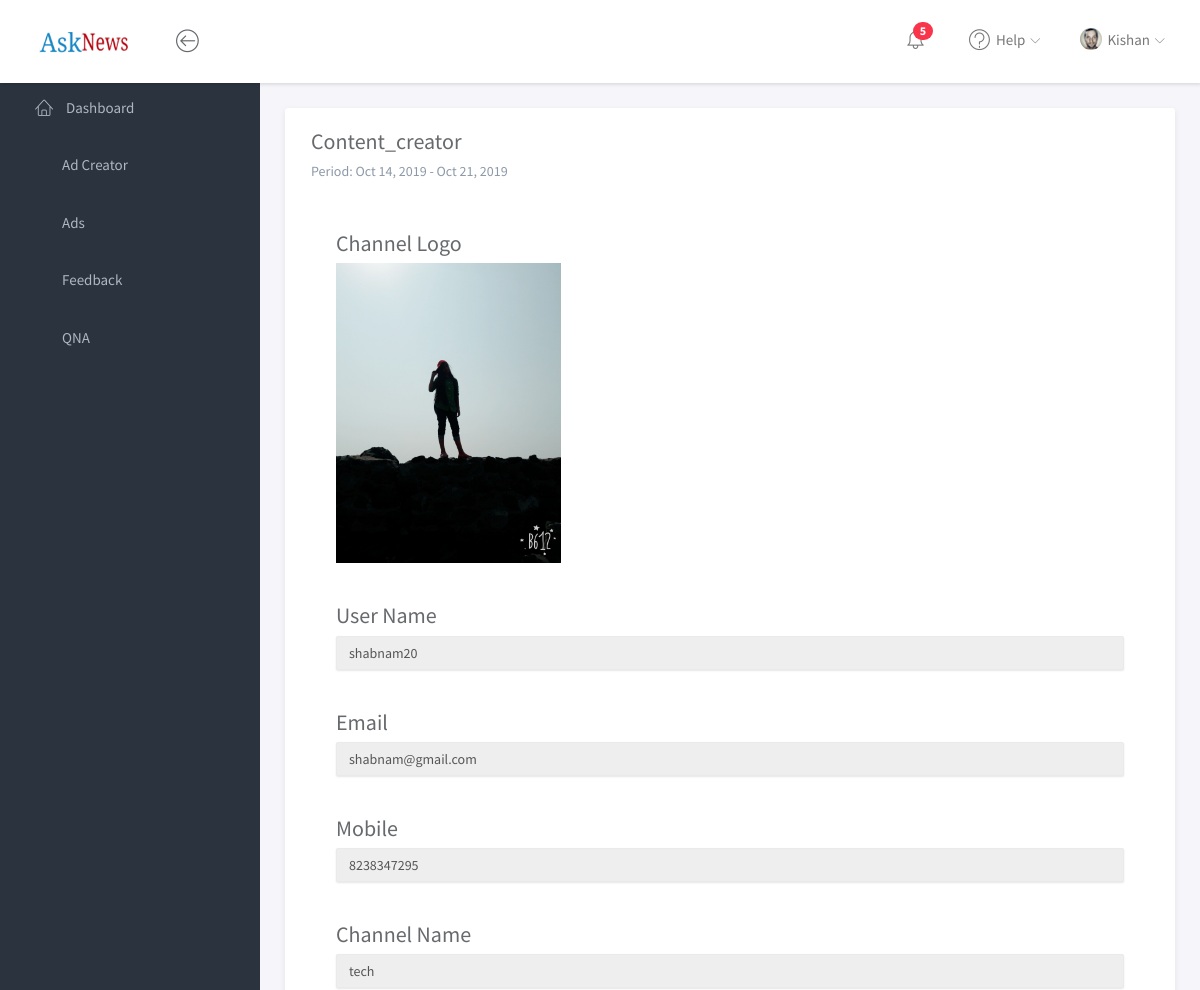
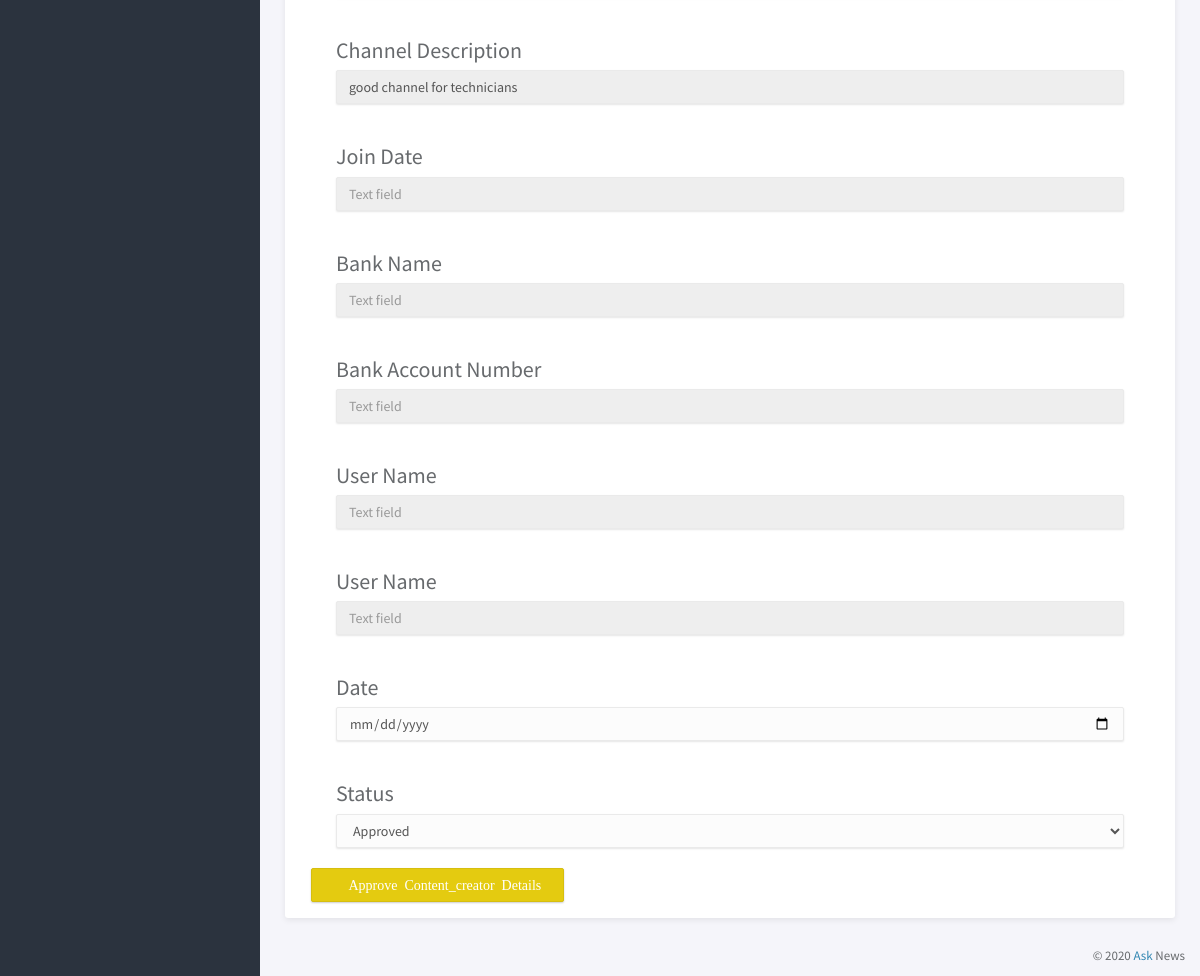
The app's page /Sub_Admin/content_creator.php?edit=1 (signed in) with its own data (2 pictures, top to bottom).
### tables this page shows
CREATE TABLE `tbl_module_user` (
  `id` int(5) NOT NULL,
  `user_name` varchar(30) NOT NULL,
  `image` varchar(30) NOT NULL,
  `first_name` varchar(30) NOT NULL,
  `last_name` varchar(30) NOT NULL,
  `email` varchar(50) NOT NULL,
  `password` text NOT NULL,
  `date` timestamp NOT NULL DEFAULT CURRENT_TIMESTAMP ON UPDATE CURRENT_TIMESTAMP,
  `status` tinyint(1) NOT NULL DEFAULT '1',
  `role` tinyint(1) NOT NULL DEFAULT '1'
);

CREATE TABLE `tbl_content_creator` (
  `id` int(10) NOT NULL,
  `username` varchar(20) NOT NULL,
  `email` varchar(20) NOT NULL,
  `mobile` bigint(10) NOT NULL,
  `password` varchar(50) NOT NULL,
  `ChannelName` varchar(20) NOT NULL,
  `ChannelDescription` varchar(200) NOT NULL,
  `AccountApproval` tinyint(1) NOT NULL DEFAULT '0',
  `Status` tinyint(1) NOT NULL DEFAULT '1',
  `channel_logo` varchar(20) NOT NULL,
  `DateTime` timestamp NOT NULL DEFAULT CURRENT_TIMESTAMP,
  `Monetization` tinyint(4) NOT NULL DEFAULT '0',
  `join_date` varchar(10) NOT NULL,
  `privacy` tinyint(1) NOT NULL,
  `bank_name` varchar(20) NOT NULL,
  `account_holder_name` varchar(30) NOT NULL,
  `bank_account_number` varchar(20) NOT NULL,
  `ifsc_code` varchar(11) NOT NULL,
  `earnings` decimal(12,2) NOT NULL,
  `life_time_withdraw_amt` decimal(12,2) NOT NULL,
  `index_point` int(3) NOT NULL
);

### Sub_Admin/engine/engine.php (called while the page is built, shortened)
<?php
  $sql="SELECT * FROM `tbl_module_user` WHERE `user_name`='$ses' ";
  $qry=mysqli_query($con,$sql);
  $data=mysqli_fetch_array($qry);
if(isset($_GET['edit'])){
	$id1=$_GET['edit'];
	$sql="SELECT * FROM tbl_$type WHERE id='$id1'";
	$query=mysqli_query($con,$sql);
  $editData=mysqli_fetch_assoc($query);
  }
?>

### Sub_Admin/Manager/content_creator/form.php (the view, shortened to what this page needs)
<form method="post" action="<?php echo $_SERVER['PHP_SELF'];?>">
<div class="panel-heading">
	<h3 class="panel-title">Channel Logo</h3>
	<img style="width:300; height:300px;" src="<?php echo isset($editData)?'../Content_Creator/img/'.$editData['channel_logo']:"";?>" disabled>
</div>
<div class="panel-heading">
	<h3 class="panel-title">User Name</h3>
	<input type="text" class="form-control" id="title" name="not" placeholder="Text field" value="<?php echo isset($editData)?$editData['username']:"";?>" disabled>
</div>
<div class="panel-heading">
	<h3 class="panel-title">Email</h3>
	<input type="text" class="form-control" id="title" name="not" placeholder="Text field" value="<?php echo isset($editData)?$editData['email']:"";?>" disabled>
</div>
<div class="panel-heading">
	<h3 class="panel-title">Mobile</h3>
	<input type="text" class="form-control" id="title" name="not" placeholder="Text field" value="<?php echo isset($editData)?$editData['mobile']:"";?>" disabled>
</div>
<div class="panel-heading">
	<h3 class="panel-title">Channel Name</h3>
	<input type="text" class="form-control" id="title" name="not" placeholder="Text field" value="<?php echo isset($editData)?$editData['ChannelName']:"";?>" disabled>
</div>
<div class="panel-heading">
	<h3 class="panel-title">Channel Description</h3>
	<input type="text" class="form-control" id="title" name="not" placeholder="Text field" value="<?php echo isset($editData)?$editData['ChannelDescription']:"";?>" disabled>
</div>
<div class="panel-heading">
	<h3 class="panel-title">Join Date</h3>
	<input type="text" class="form-control" id="title" name="not" placeholder="Text field" value="<?php echo isset($editData)?$editData['join_date']:"";?>" disabled>
</div>
<div class="panel-heading">
	<h3 class="panel-title">Bank Name</h3>
	<input type="text" class="form-control" id="title" name="not" placeholder="Text field" value="<?php echo isset($editData)?$editData['bank_name']:"";?>" disabled>
</div>
<div class="panel-heading">
	<h3 class="panel-title">Bank Account Number</h3>
	<input type="text" class="form-control" id="title" name="not" placeholder="Text field" value="<?php echo isset($editData)?$editData['bank_account_number']:"";?>" disabled>
</div>
<div class="panel-heading">
	<h3 class="panel-title">User Name</h3>
	<input type="text" class="form-control" id="title" name="not" placeholder="Text field" value="<?php echo isset($editData)?$editData['account_holder_name']:"";?>" disabled>
</div>
<div class="panel-heading">
	<h3 class="panel-title">User Name</h3>
	<input type="text" class="form-control" id="title" name="not" placeholder="Text field" value="<?php echo isset($editData)?$editData['ifsc_code']:"";?>" disabled>
</div>
<div class="panel-heading">
	<h3 class="panel-title">Date</h3>
	<input type="date" class="form-control" id="date" name="dat" placeholder="Text field" value="<?php echo isset($editData)?$editData['c_date']:"";?>">
</div>
<div class="panel-heading">
	<h3 class="panel-title">Status</h3>
	<select class="form-control" name="status">
	<?php
		$inactive='';
		if(isset($editData)){
			if(!$editData['status']){
		$inactive='selected="selected"';
				}
			}
		?>
										<option value="0" <?php echo $inactive; ?>>Approved</option>
									</select>
</div>
<?php
    if(isset($editData)){
	?>
	<button type="submit" class="btn btn-warning" name="u_<?php echo $type;?>"><i class="fa fa-plus-square"> Approve &nbsp;<?php echo ucfirst($type);?> &nbsp;Details</i></button>
      <?php
	}else{
	  ?>
<button type="submit" class="btn btn-success" name="c_<?php echo $type;?>"><i class="fa fa-plus-square"> Create <?php echo ucfirst($type);?></i></button>
<?php
	}
	  ?>
</form>

### Sub_Admin/Includes/header.php (shortened to what this page needs)
<?php
include "../Super_Admin/includes/dbconfig.php";
$ses="";
	if(isset($_SESSION['newAdSub-AdminLogin'])||isset($_SESSION['newNewsSub-AdminLogin'])){
	if(isset($_SESSION['newAdSub-AdminLogin'])){
		$ses=$_SESSION['newAdSub-AdminLogin'];
	}else{
		$ses=$_SESSION['newNewsSub-AdminLogin'];
	}
    }
    else{
        header ("location: login.php");
    }
	include "engine/engine.php";
?>
<!doctype html>
<html lang="en">
<head>
	<link rel="stylesheet" href="assets/vendor/bootstrap/css/bootstrap.min.css">
	<link rel="stylesheet" href="assets/vendor/font-awesome/css/font-awesome.min.css">
	<link rel="stylesheet" href="assets/vendor/linearicons/style.css">
	<link rel="stylesheet" href="assets/vendor/toastr/toastr.min.css">
	<link rel="stylesheet" href="assets/css/main.css">
	<link rel="stylesheet" href="assets/css/demo.css">
</head>
<body>
	<div id="wrapper">
		<nav class="navbar navbar-default navbar-fixed-top">
			<div class="brand" >
				<a href="index.html"><img src="assets/img/logo-dark.png" style="height:21px;width:90px;"  ></a>
			</div>
			<div class="container-fluid">
				<div class="navbar-btn">
					<button type="button" class="btn-toggle-fullwidth"><i class="lnr lnr-arrow-left-circle"></i></button>
				</div>
				<div id="navbar-menu">
					<ul class="nav navbar-nav navbar-right">
						<li class="dropdown">
							<a href="#" class="dropdown-toggle icon-menu" data-toggle="dropdown">
								<i class="lnr lnr-alarm"></i>
								<span class="badge bg-danger">5</span>
							</a>
						</li>
						<li class="dropdown">
							<a href="#" class="dropdown-toggle" data-toggle="dropdown"><i class="lnr lnr-question-circle"></i> <span>Help</span> <i class="icon-submenu lnr lnr-chevron-down"></i></a>
						</li>
						<li class="dropdown">
							<a href="#" class="dropdown-toggle" data-toggle="dropdown"><img src="assets/img/user.png" class="img-circle" alt="Avatar"> <span><?php echo $data['user_name'];?></span> <i class="icon-submenu lnr lnr-chevron-down"></i></a>
						</li>
					</ul>
				</div>
			</div>
		</nav>
		<div id="sidebar-nav" class="sidebar">
			<div class="sidebar-scroll">
				<nav>
					<ul class="nav">
					<li><a href="index.php" <?php echo $type == "index"?'class="active"':'';?>><i class="lnr lnr-home"></i> <span>Dashboard</span></a></li>
					<?php
					if($_SESSION['role']==0){
					?>
					<li><a href="content_creator.php" <?php echo $type == "content_creator"?'class="active"':'';?>><i class="fa fa-users"></i> <span>Content Creator</span></a></li>
					<li><a href="news.php" <?php echo $type == "news"?'class="active"':'';?>><i class="fa fa-newspaper-o"></i> <span> News</span></a></li>
					<li><a href="feedback.php" <?php echo $type == "feedback"?'class="active"':'';?>><i class="fa fa-commenting"></i> <span>Feedback</span></a></li>
					<li><a href="qna.php" <?php echo $type == "qna"?'class="active"':'';?>><i class="fa fa-question-circle-o"></i> <span>QNA</span></a></li>
					<?php
					}else{
					?>
					<li><a href="ad_creator.php" <?php echo $type == "ad_creator"?'class="active"':'';?>><i class="fa fa-users"></i> <span>Ad Creator</span></a></li>
					<li><a href="ads.php" <?php echo $type == "ads"?'class="active"':'';?>><i class="fa fa-adn"></i> <span>Ads</span></a></li>
					<li><a href="feedback.php" <?php echo $type == "feedback"?'class="active"':'';?>><i class="fa fa-commenting"></i> <span>Feedback</span></a></li>
					<li><a href="qna.php" <?php echo $type == "qna"?'class="active"':'';?>><i class="fa fa-question-circle-o"></i> <span>QNA</span></a></li>
					<?php
					}
					?>
					</ul>
				</nav>
			</div>
		</div>

### Sub_Admin/assets/css/main.css (style rules this page uses)
html { position: relative; min-height: 100%; }
body { background-color: #F3F5F8; font-family: "Source Sans Pro", sans-serif; font-size: 15px; color: #676a6d; }
a { color: #3287B2; }
#wrapper .sidebar { -webkit-transition: all 0.3s ease-in-out; -moz-transition: all 0.3s ease-in-out; -ms-transition: all 0.3s ease-in-out; -o-transition: all 0.3s ease-in-out; transition: all 0.3s ease-in-out; width: 260px; height: 100%; float: left; background-color: #2B333E; position: fixed; left: 0; }
#wrapper #sidebar-nav, #wrapper .main { padding-top: 80px; }
.navbar-default { -webkit-transition: all 0.3s ease-in-out; -moz-transition: all 0.3s ease-in-out; -ms-transition: all 0.3s ease-in-out; -o-transition: all 0.3s ease-in-out; transition: all 0.3s ease-in-out; -moz-box-shadow: 1px 2px 3px rgba(0, 0, 0, 0.1); -webkit-box-shadow: 1px 2px 3px rgba(0, 0, 0, 0.1); box-shadow: 1px 2px 3px rgba(0, 0, 0, 0.1); -webkit-border-radius: 0; -moz-border-radius: 0; border-radius: 0; padding: 0; margin: 0; border: none; background-color: #fff; }
.navbar-default .brand { float: left; padding: 30px 39px; background-color: #fff; }
.navbar-btn { float: left; padding: 16px 0; }
.navbar-btn button { font-size: 24px; padding: 4px 8px; line-height: .7; border: none; background: none; outline: none; }
.navbar-nav .icon-menu { display: inline-block; vertical-align: middle; *vertical-align: auto; *zoom: 1; *display: inline; padding-top: 28px; padding-bottom: 28px; position: relative; }
.navbar-nav .icon-menu .badge { position: absolute; top: 22px; right: 16px; }
.navbar-nav > li > a { padding: 28px 20px; }
.navbar-nav > li > a > i { font-size: 22px; margin-right: 2px; vertical-align: middle; }
.navbar-nav > li > a > i.icon-submenu { margin-left: 2px; margin-right: 0; font-size: 10px; position: relative; top: 2px; }
.navbar-nav > li > a > span { position: relative; top: 2px; }
.navbar-nav > li > a img { width: 22px; margin-right: 2px; }
@media screen and (min-width: 768px) { .navbar-nav.navbar-right { margin-right: 0; } }
.sidebar { z-index: 9; }
.sidebar .nav > li > a { padding: 18px 30px; color: #AEB7C2; border-left: 5px solid transparent; }
.sidebar .nav i { margin-right: 10px; font-size: 18px; }
.sidebar .nav span { -webkit-transition: all 0.3s ease-in-out; -moz-transition: all 0.3s ease-in-out; -ms-transition: all 0.3s ease-in-out; -o-transition: all 0.3s ease-in-out; transition: all 0.3s ease-in-out; position: relative; top: -2px; }
.form-control { -moz-box-shadow: 0px 1px 2px 0 rgba(0, 0, 0, 0.1); -webkit-box-shadow: 0px 1px 2px 0 rgba(0, 0, 0, 0.1); box-shadow: 0px 1px 2px 0 rgba(0, 0, 0, 0.1); -webkit-border-radius: 2px; -moz-border-radius: 2px; border-radius: 2px; border-color: #eaeaea; background-color: #fcfcfc; }
.btn { -webkit-border-radius: 2px; -moz-border-radius: 2px; border-radius: 2px; -moz-box-shadow: 0px 1px 2px 0 rgba(0, 0, 0, 0.2); -webkit-box-shadow: 0px 1px 2px 0 rgba(0, 0, 0, 0.2); box-shadow: 0px 1px 2px 0 rgba(0, 0, 0, 0.2); padding: 6px 22px; }
.btn-warning { background-color: #e4cb10; border-color: #d6be0f; }
.panel .panel-heading, .panel .panel-body, .panel .panel-footer { padding-left: 25px; padding-right: 25px; }
.panel .panel-heading { padding-top: 20px; padding-bottom: 20px; position: relative; }
.panel .panel-heading .panel-title { margin: 0; font-size: 18px; font-weight: 300; }
.panel.panel-headline .panel-heading { border-bottom: none; }
.panel.panel-headline .panel-heading .panel-title { margin-bottom: 8px; font-size: 22px; font-weight: normal; }
.bg-danger { background-color: #F9354C; }

### records on screen
tbl_module_user: user_name "Kishan"
tbl_content_creator: channel_logo (picture), not "shabnam20", not "shabnam@gmail.com", not "8238347295", not "tech", not "good channel for technicians"

### other values on screen
$type "Content_creator"
